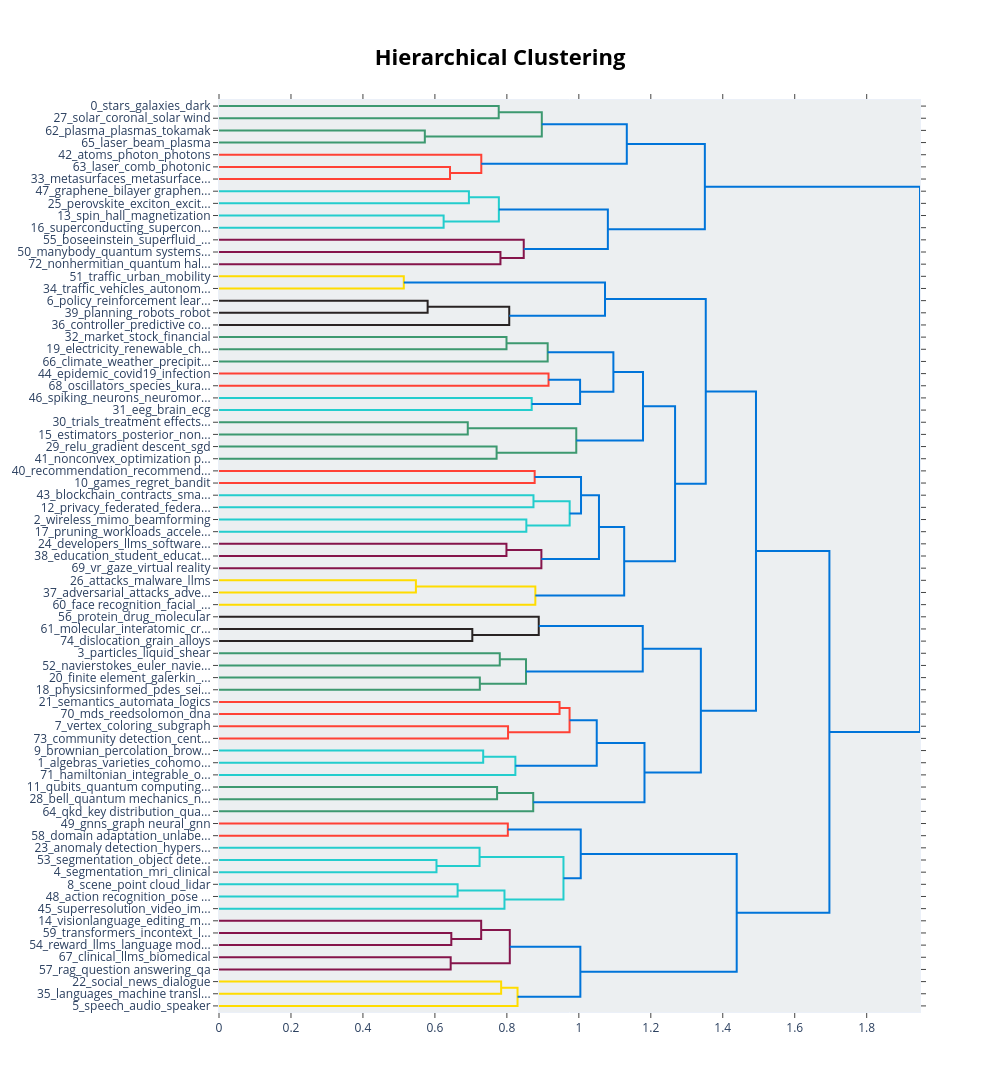

Notebook cell for this chart:
### Code cell
topic_model.visualize_hierarchy()

### Figure 1 — Plotly figure (JSON) as saved in the notebook; plotly's stock layout.template omitted (floating-point values rounded to 4 significant figures)
{"data": [{"hoverinfo": "text", "marker": {"color": "rgb(61,153,112)"}, "mode": "lines", "type": "scatter", "x": [0.0, 0.7774, 0.7774, 0.0], "xaxis": "x", "y": [-5.0, -5.0, -15.0, -15.0], "yaxis": "y"}, {"hoverinfo": "text", "marker": {"color": "rgb(61,153,112)"}, "mode": "lines", "type": "scatter", "x": [0.0, 0.572, 0.572, 0.0], "xaxis": "x", "y": [-25.0, -25.0, -35.0, -35.0], "yaxis": "y"}, {"hoverinfo": "text", "marker": {"color": "rgb(61,153,112)"}, "mode": "lines", "type": "scatter", "x": [0.7774, 0.8971, 0.8971, 0.572], "xaxis": "x", "y": [-10.0, -10.0, -30.0, -30.0], "yaxis": "y"}, {"hoverinfo": "text", "marker": {"color": "rgb(255,65,54)"}, "mode": "lines", "type": "scatter", "x": [0.0, 0.642, 0.642, 0.0], "xaxis": "x", "y": [-55.0, -55.0, -65.0, -65.0], "yaxis": "y"}, {"hoverinfo": "text", "marker": {"color": "rgb(255,65,54)"}, "mode": "lines", "type": "scatter", "x": [0.0, 0.7289, 0.7289, 0.642], "xaxis": "x", "y": [-45.0, -45.0, -60.0, -60.0], "yaxis": "y"}, {"hoverinfo": "text", "marker": {"color": "rgb(0,116,217)"}, "mode": "lines", "type": "scatter", "x": [0.8971, 1.133, 1.133, 0.7289], "xaxis": "x", "y": [-20.0, -20.0, -52.5, -52.5], "yaxis": "y"}, {"hoverinfo": "text", "marker": {"color": "rgb(35,205,205)"}, "mode": "lines", "type": "scatter", "x": [0.0, 0.6945, 0.6945, 0.0], "xaxis": "x", "y": [-75.0, -75.0, -85.0, -85.0], "yaxis": "y"}, {"hoverinfo": "text", "marker": {"color": "rgb(35,205,205)"}, "mode": "lines", "type": "scatter", "x": [0.0, 0.6243, 0.6243, 0.0], "xaxis": "x", "y": [-95.0, -95.0, -105.0, -105.0], "yaxis": "y"}, {"hoverinfo": "text", "marker": {"color": "rgb(35,205,205)"}, "mode": "lines", "type": "scatter", "x": [0.6945, 0.7777, 0.7777, 0.6243], "xaxis": "x", "y": [-80.0, -80.0, -100.0, -100.0], "yaxis": "y"}, {"hoverinfo": "text", "marker": {"color": "rgb(133,20,75)"}, "mode": "lines", "type": "scatter", "x": [0.0, 0.7822, 0.7822, 0.0], "xaxis": "x", "y": [-125.0, -125.0, -135.0, -135.0], "yaxis": "y"}, {"hoverinfo": "text", "marker": {"color": "rgb(133,20,75)"}, "mode": "lines", "type": "scatter", "x": [0.0, 0.8469, 0.8469, 0.7822], "xaxis": "x", "y": [-115.0, -115.0, -130.0, -130.0], "yaxis": "y"}, {"hoverinfo": "text", "marker": {"color": "rgb(0,116,217)"}, "mode": "lines", "type": "scatter", "x": [0.7777, 1.081, 1.081, 0.8469], "xaxis": "x", "y": [-90.0, -90.0, -122.5, -122.5], "yaxis": "y"}, {"hoverinfo": "text", "marker": {"color": "rgb(0,116,217)"}, "mode": "lines", "type": "scatter", "x": [1.133, 1.35, 1.35, 1.081], "xaxis": "x", "y": [-36.25, -36.25, -106.2, -106.2], "yaxis": "y"}, {"hoverinfo": "text", "marker": {"color": "rgb(255,220,0)"}, "mode": "lines", "type": "scatter", "x": [0.0, 0.5135, 0.5135, 0.0], "xaxis": "x", "y": [-145.0, -145.0, -155.0, -155.0], "yaxis": "y"}, {"hoverinfo": "text", "marker": {"color": "rgb(40,35,35)"}, "mode": "lines", "type": "scatter", "x": [0.0, 0.5798, 0.5798, 0.0], "xaxis": "x", "y": [-165.0, -165.0, -175.0, -175.0], "yaxis": "y"}, {"hoverinfo": "text", "marker": {"color": "rgb(40,35,35)"}, "mode": "lines", "type": "scatter", "x": [0.5798, 0.8066, 0.8066, 0.0], "xaxis": "x", "y": [-170.0, -170.0, -185.0, -185.0], "yaxis": "y"}, {"hoverinfo": "text", "marker": {"color": "rgb(0,116,217)"}, "mode": "lines", "type": "scatter", "x": [0.5135, 1.073, 1.073, 0.8066], "xaxis": "x", "y": [-150.0, -150.0, -177.5, -177.5], "yaxis": "y"}, {"hoverinfo": "text", "marker": {"color": "rgb(61,153,112)"}, "mode": "lines", "type": "scatter", "x": [0.0, 0.799, 0.799, 0.0], "xaxis": "x", "y": [-195.0, -195.0, -205.0, -205.0], "yaxis": "y"}, {"hoverinfo": "text", "marker": {"color": "rgb(61,153,112)"}, "mode": "lines", "type": "scatter", "x": [0.799, 0.9134, 0.9134, 0.0], "xaxis": "x", "y": [-200.0, -200.0, -215.0, -215.0], "yaxis": "y"}, {"hoverinfo": "text", "marker": {"color": "rgb(255,65,54)"}, "mode": "lines", "type": "scatter", "x": [0.0, 0.9158, 0.9158, 0.0], "xaxis": "x", "y": [-225.0, -225.0, -235.0, -235.0], "yaxis": "y"}, {"hoverinfo": "text", "marker": {"color": "rgb(35,205,205)"}, "mode": "lines", "type": "scatter", "x": [0.0, 0.869, 0.869, 0.0], "xaxis": "x", "y": [-245.0, -245.0, -255.0, -255.0], "yaxis": "y"}, {"hoverinfo": "text", "marker": {"color": "rgb(0,116,217)"}, "mode": "lines", "type": "scatter", "x": [0.9158, 1.003, 1.003, 0.869], "xaxis": "x", "y": [-230.0, -230.0, -250.0, -250.0], "yaxis": "y"}, {"hoverinfo": "text", "marker": {"color": "rgb(0,116,217)"}, "mode": "lines", "type": "scatter", "x": [0.9134, 1.096, 1.096, 1.003], "xaxis": "x", "y": [-207.5, -207.5, -240.0, -240.0], "yaxis": "y"}, {"hoverinfo": "text", "marker": {"color": "rgb(61,153,112)"}, "mode": "lines", "type": "scatter", "x": [0.0, 0.6913, 0.6913, 0.0], "xaxis": "x", "y": [-265.0, -265.0, -275.0, -275.0], "yaxis": "y"}, {"hoverinfo": "text", "marker": {"color": "rgb(61,153,112)"}, "mode": "lines", "type": "scatter", "x": [0.0, 0.7715, 0.7715, 0.0], "xaxis": "x", "y": [-285.0, -285.0, -295.0, -295.0], "yaxis": "y"}, {"hoverinfo": "text", "marker": {"color": "rgb(61,153,112)"}, "mode": "lines", "type": "scatter", "x": [0.6913, 0.9929, 0.9929, 0.7715], "xaxis": "x", "y": [-270.0, -270.0, -290.0, -290.0], "yaxis": "y"}, {"hoverinfo": "text", "marker": {"color": "rgb(0,116,217)"}, "mode": "lines", "type": "scatter", "x": [1.096, 1.178, 1.178, 0.9929], "xaxis": "x", "y": [-223.8, -223.8, -280.0, -280.0], "yaxis": "y"}, {"hoverinfo": "text", "marker": {"color": "rgb(255,65,54)"}, "mode": "lines", "type": "scatter", "x": [0.0, 0.8773, 0.8773, 0.0], "xaxis": "x", "y": [-305.0, -305.0, -315.0, -315.0], "yaxis": "y"}, {"hoverinfo": "text", "marker": {"color": "rgb(35,205,205)"}, "mode": "lines", "type": "scatter", "x": [0.0, 0.874, 0.874, 0.0], "xaxis": "x", "y": [-325.0, -325.0, -335.0, -335.0], "yaxis": "y"}, {"hoverinfo": "text", "marker": {"color": "rgb(35,205,205)"}, "mode": "lines", "type": "scatter", "x": [0.0, 0.8541, 0.8541, 0.0], "xaxis": "x", "y": [-345.0, -345.0, -355.0, -355.0], "yaxis": "y"}, {"hoverinfo": "text", "marker": {"color": "rgb(35,205,205)"}, "mode": "lines", "type": "scatter", "x": [0.874, 0.9745, 0.9745, 0.8541], "xaxis": "x", "y": [-330.0, -330.0, -350.0, -350.0], "yaxis": "y"}, {"hoverinfo": "text", "marker": {"color": "rgb(0,116,217)"}, "mode": "lines", "type": "scatter", "x": [0.8773, 1.006, 1.006, 0.9745], "xaxis": "x", "y": [-310.0, -310.0, -340.0, -340.0], "yaxis": "y"}, {"hoverinfo": "text", "marker": {"color": "rgb(133,20,75)"}, "mode": "lines", "type": "scatter", "x": [0.0, 0.7989, 0.7989, 0.0], "xaxis": "x", "y": [-365.0, -365.0, -375.0, -375.0], "yaxis": "y"}, {"hoverinfo": "text", "marker": {"color": "rgb(133,20,75)"}, "mode": "lines", "type": "scatter", "x": [0.7989, 0.8959, 0.8959, 0.0], "xaxis": "x", "y": [-370.0, -370.0, -385.0, -385.0], "yaxis": "y"}, {"hoverinfo": "text", "marker": {"color": "rgb(0,116,217)"}, "mode": "lines", "type": "scatter", "x": [1.006, 1.056, 1.056, 0.8959], "xaxis": "x", "y": [-325.0, -325.0, -377.5, -377.5], "yaxis": "y"}, {"hoverinfo": "text", "marker": {"color": "rgb(255,220,0)"}, "mode": "lines", "type": "scatter", "x": [0.0, 0.5472, 0.5472, 0.0], "xaxis": "x", "y": [-395.0, -395.0, -405.0, -405.0], "yaxis": "y"}, {"hoverinfo": "text", "marker": {"color": "rgb(255,220,0)"}, "mode": "lines", "type": "scatter", "x": [0.5472, 0.8791, 0.8791, 0.0], "xaxis": "x", "y": [-400.0, -400.0, -415.0, -415.0], "yaxis": "y"}, {"hoverinfo": "text", "marker": {"color": "rgb(0,116,217)"}, "mode": "lines", "type": "scatter", "x": [1.056, 1.126, 1.126, 0.8791], "xaxis": "x", "y": [-351.2, -351.2, -407.5, -407.5], "yaxis": "y"}, {"hoverinfo": "text", "marker": {"color": "rgb(0,116,217)"}, "mode": "lines", "type": "scatter", "x": [1.178, 1.267, 1.267, 1.126], "xaxis": "x", "y": [-251.9, -251.9, -379.4, -379.4], "yaxis": "y"}, {"hoverinfo": "text", "marker": {"color": "rgb(0,116,217)"}, "mode": "lines", "type": "scatter", "x": [1.073, 1.353, 1.353, 1.267], "xaxis": "x", "y": [-163.8, -163.8, -315.6, -315.6], "yaxis": "y"}, {"hoverinfo": "text", "marker": {"color": "rgb(40,35,35)"}, "mode": "lines", "type": "scatter", "x": [0.0, 0.704, 0.704, 0.0], "xaxis": "x", "y": [-435.0, -435.0, -445.0, -445.0], "yaxis": "y"}, {"hoverinfo": "text", "marker": {"color": "rgb(40,35,35)"}, "mode": "lines", "type": "scatter", "x": [0.0, 0.8886, 0.8886, 0.704], "xaxis": "x", "y": [-425.0, -425.0, -440.0, -440.0], "yaxis": "y"}, {"hoverinfo": "text", "marker": {"color": "rgb(61,153,112)"}, "mode": "lines", "type": "scatter", "x": [0.0, 0.7803, 0.7803, 0.0], "xaxis": "x", "y": [-455.0, -455.0, -465.0, -465.0], "yaxis": "y"}, {"hoverinfo": "text", "marker": {"color": "rgb(61,153,112)"}, "mode": "lines", "type": "scatter", "x": [0.0, 0.7249, 0.7249, 0.0], "xaxis": "x", "y": [-475.0, -475.0, -485.0, -485.0], "yaxis": "y"}, {"hoverinfo": "text", "marker": {"color": "rgb(61,153,112)"}, "mode": "lines", "type": "scatter", "x": [0.7803, 0.8532, 0.8532, 0.7249], "xaxis": "x", "y": [-460.0, -460.0, -480.0, -480.0], "yaxis": "y"}, {"hoverinfo": "text", "marker": {"color": "rgb(0,116,217)"}, "mode": "lines", "type": "scatter", "x": [0.8886, 1.178, 1.178, 0.8532], "xaxis": "x", "y": [-432.5, -432.5, -470.0, -470.0], "yaxis": "y"}, {"hoverinfo": "text", "marker": {"color": "rgb(255,65,54)"}, "mode": "lines", "type": "scatter", "x": [0.0, 0.9464, 0.9464, 0.0], "xaxis": "x", "y": [-495.0, -495.0, -505.0, -505.0], "yaxis": "y"}, {"hoverinfo": "text", "marker": {"color": "rgb(255,65,54)"}, "mode": "lines", "type": "scatter", "x": [0.0, 0.8033, 0.8033, 0.0], "xaxis": "x", "y": [-515.0, -515.0, -525.0, -525.0], "yaxis": "y"}, {"hoverinfo": "text", "marker": {"color": "rgb(255,65,54)"}, "mode": "lines", "type": "scatter", "x": [0.9464, 0.9743, 0.9743, 0.8033], "xaxis": "x", "y": [-500.0, -500.0, -520.0, -520.0], "yaxis": "y"}, {"hoverinfo": "text", "marker": {"color": "rgb(35,205,205)"}, "mode": "lines", "type": "scatter", "x": [0.0, 0.7342, 0.7342, 0.0], "xaxis": "x", "y": [-535.0, -535.0, -545.0, -545.0], "yaxis": "y"}, {"hoverinfo": "text", "marker": {"color": "rgb(35,205,205)"}, "mode": "lines", "type": "scatter", "x": [0.7342, 0.8236, 0.8236, 0.0], "xaxis": "x", "y": [-540.0, -540.0, -555.0, -555.0], "yaxis": "y"}, {"hoverinfo": "text", "marker": {"color": "rgb(0,116,217)"}, "mode": "lines", "type": "scatter", "x": [0.9743, 1.05, 1.05, 0.8236], "xaxis": "x", "y": [-510.0, -510.0, -547.5, -547.5], "yaxis": "y"}, {"hoverinfo": "text", "marker": {"color": "rgb(61,153,112)"}, "mode": "lines", "type": "scatter", "x": [0.0, 0.7728, 0.7728, 0.0], "xaxis": "x", "y": [-565.0, -565.0, -575.0, -575.0], "yaxis": "y"}, {"hoverinfo": "text", "marker": {"color": "rgb(61,153,112)"}, "mode": "lines", "type": "scatter", "x": [0.7728, 0.8732, 0.8732, 0.0], "xaxis": "x", "y": [-570.0, -570.0, -585.0, -585.0], "yaxis": "y"}, {"hoverinfo": "text", "marker": {"color": "rgb(0,116,217)"}, "mode": "lines", "type": "scatter", "x": [1.05, 1.182, 1.182, 0.8732], "xaxis": "x", "y": [-528.8, -528.8, -577.5, -577.5], "yaxis": "y"}, {"hoverinfo": "text", "marker": {"color": "rgb(0,116,217)"}, "mode": "lines", "type": "scatter", "x": [1.178, 1.339, 1.339, 1.182], "xaxis": "x", "y": [-451.2, -451.2, -553.1, -553.1], "yaxis": "y"}, {"hoverinfo": "text", "marker": {"color": "rgb(0,116,217)"}, "mode": "lines", "type": "scatter", "x": [1.353, 1.492, 1.492, 1.339], "xaxis": "x", "y": [-239.7, -239.7, -502.2, -502.2], "yaxis": "y"}, {"hoverinfo": "text", "marker": {"color": "rgb(255,65,54)"}, "mode": "lines", "type": "scatter", "x": [0.0, 0.8027, 0.8027, 0.0], "xaxis": "x", "y": [-595.0, -595.0, -605.0, -605.0], "yaxis": "y"}, {"hoverinfo": "text", "marker": {"color": "rgb(35,205,205)"}, "mode": "lines", "type": "scatter", "x": [0.0, 0.6044, 0.6044, 0.0], "xaxis": "x", "y": [-625.0, -625.0, -635.0, -635.0], "yaxis": "y"}, {"hoverinfo": "text", "marker": {"color": "rgb(35,205,205)"}, "mode": "lines", "type": "scatter", "x": [0.0, 0.7241, 0.7241, 0.6044], "xaxis": "x", "y": [-615.0, -615.0, -630.0, -630.0], "yaxis": "y"}, {"hoverinfo": "text", "marker": {"color": "rgb(35,205,205)"}, "mode": "lines", "type": "scatter", "x": [0.0, 0.6631, 0.6631, 0.0], "xaxis": "x", "y": [-645.0, -645.0, -655.0, -655.0], "yaxis": "y"}, {"hoverinfo": "text", "marker": {"color": "rgb(35,205,205)"}, "mode": "lines", "type": "scatter", "x": [0.6631, 0.7933, 0.7933, 0.0], "xaxis": "x", "y": [-650.0, -650.0, -665.0, -665.0], "yaxis": "y"}, {"hoverinfo": "text", "marker": {"color": "rgb(35,205,205)"}, "mode": "lines", "type": "scatter", "x": [0.7241, 0.9573, 0.9573, 0.7933], "xaxis": "x", "y": [-622.5, -622.5, -657.5, -657.5], "yaxis": "y"}, {"hoverinfo": "text", "marker": {"color": "rgb(0,116,217)"}, "mode": "lines", "type": "scatter", "x": [0.8027, 1.005, 1.005, 0.9573], "xaxis": "x", "y": [-600.0, -600.0, -640.0, -640.0], "yaxis": "y"}, {"hoverinfo": "text", "marker": {"color": "rgb(133,20,75)"}, "mode": "lines", "type": "scatter", "x": [0.0, 0.6456, 0.6456, 0.0], "xaxis": "x", "y": [-685.0, -685.0, -695.0, -695.0], "yaxis": "y"}, {"hoverinfo": "text", "marker": {"color": "rgb(133,20,75)"}, "mode": "lines", "type": "scatter", "x": [0.0, 0.7286, 0.7286, 0.6456], "xaxis": "x", "y": [-675.0, -675.0, -690.0, -690.0], "yaxis": "y"}, {"hoverinfo": "text", "marker": {"color": "rgb(133,20,75)"}, "mode": "lines", "type": "scatter", "x": [0.0, 0.6439, 0.6439, 0.0], "xaxis": "x", "y": [-705.0, -705.0, -715.0, -715.0], "yaxis": "y"}, {"hoverinfo": "text", "marker": {"color": "rgb(133,20,75)"}, "mode": "lines", "type": "scatter", "x": [0.7286, 0.8081, 0.8081, 0.6439], "xaxis": "x", "y": [-682.5, -682.5, -710.0, -710.0], "yaxis": "y"}, {"hoverinfo": "text", "marker": {"color": "rgb(255,220,0)"}, "mode": "lines", "type": "scatter", "x": [0.0, 0.7841, 0.7841, 0.0], "xaxis": "x", "y": [-725.0, -725.0, -735.0, -735.0], "yaxis": "y"}, {"hoverinfo": "text", "marker": {"color": "rgb(255,220,0)"}, "mode": "lines", "type": "scatter", "x": [0.7841, 0.8297, 0.8297, 0.0], "xaxis": "x", "y": [-730.0, -730.0, -745.0, -745.0], "yaxis": "y"}, {"hoverinfo": "text", "marker": {"color": "rgb(0,116,217)"}, "mode": "lines", "type": "scatter", "x": [0.8081, 1.004, 1.004, 0.8297], "xaxis": "x", "y": [-696.2, -696.2, -737.5, -737.5], "yaxis": "y"}, {"hoverinfo": "text", "marker": {"color": "rgb(0,116,217)"}, "mode": "lines", "type": "scatter", "x": [1.005, 1.439, 1.439, 1.004], "xaxis": "x", "y": [-620.0, -620.0, -716.9, -716.9], "yaxis": "y"}, {"hoverinfo": "text", "marker": {"color": "rgb(0,116,217)"}, "mode": "lines", "type": "scatter", "x": [1.492, 1.696, 1.696, 1.439], "xaxis": "x", "y": [-370.9, -370.9, -668.4, -668.4], "yaxis": "y"}, {"hoverinfo": "text", "marker": {"color": "rgb(0,116,217)"}, "mode": "lines", "type": "scatter", "x": [1.35, 1.948, 1.948, 1.696], "xaxis": "x", "y": [-71.25, -71.25, -519.7, -519.7], "yaxis": "y"}], "layout": {"autosize": false, "height": 1325, "hoverlabel": {"bgcolor": "white", "font": {"family": "Rockwell", "size": 16}}, "hovermode": "closest", "plot_bgcolor": "#ECEFF1", "showlegend": false, "title": {"font": {"color": "Black", "size": 22}, "text": "<b>Hierarchical Clustering</b>", "x": 0.5, "xanchor": "center", "yanchor": "top"}, "width": 1000, "xaxis": {"mirror": "allticks", "rangemode": "tozero", "showgrid": false, "showline": true, "showticklabels": true, "ticks": "outside", "type": "linear", "zeroline": false}, "yaxis": {"mirror": "allticks", "range": [-750, 0], "rangemode": "tozero", "showgrid": false, "showline": true, "showticklabels": true, "tickmode": "array", "ticks": "outside", "ticktext": ["0_stars_galaxies_dark", "27_solar_coronal_solar wind", "62_plasma_plasmas_tokamak", "65_laser_beam_plasma", "42_atoms_photon_photons", "63_laser_comb_photonic", "33_metasurfaces_metasurface...", "47_graphene_bilayer graphen...", "25_perovskite_exciton_excit...", "13_spin_hall_magnetization", "16_superconducting_supercon...", "55_boseeinstein_superfluid_...", "50_manybody_quantum systems...", "72_nonhermitian_quantum hal...", "51_traffic_urban_mobility", "34_traffic_vehicles_autonom...", "6_policy_reinforcement lear...", "39_planning_robots_robot", "36_controller_predictive co...", "32_market_stock_financial", "19_electricity_renewable_ch...", "66_climate_weather_precipit...", "44_epidemic_covid19_infection", "68_oscillators_species_kura...", "46_spiking_neurons_neuromor...", "31_eeg_brain_ecg", "30_trials_treatment effects...", "15_estimators_posterior_non...", "29_relu_gradient descent_sgd", "41_nonconvex_optimization p...", "40_recommendation_recommend...", "10_games_regret_bandit", "43_blockchain_contracts_sma...", "12_privacy_federated_federa...", "2_wireless_mimo_beamforming", "17_pruning_workloads_accele...", "24_developers_llms_software...", "38_education_student_educat...", "69_vr_gaze_virtual reality", "26_attacks_malware_llms", "37_adversarial_attacks_adve...", "60_face recognition_facial_...", "56_protein_drug_molecular", "61_molecular_interatomic_cr...", "74_dislocation_grain_alloys", "3_particles_liquid_shear", "52_navierstokes_euler_navie...", "20_finite element_galerkin_...", "18_physicsinformed_pdes_sei...", "21_semantics_automata_logics", "70_mds_reedsolomon_dna", "7_vertex_coloring_subgraph", "73_community detection_cent...", "9_brownian_percolation_brow...", "1_algebras_varieties_cohomo...", "71_hamiltonian_integrable_o...", "11_qubits_quantum computing...", "28_bell_quantum mechanics_n...", "64_qkd_key distribution_qua...", "49_gnns_graph neural_gnn", "58_domain adaptation_unlabe...", "23_anomaly detection_hypers...", "53_segmentation_object dete...", "4_segmentation_mri_clinical", "8_scene_point cloud_lidar", "48_action recognition_pose ...", "45_superresolution_video_im...", "14_visionlanguage_editing_m...", "59_transformers_incontext_l...", "54_reward_llms_language mod...", "67_clinical_llms_biomedical", "57_rag_question answering_qa", "22_social_news_dialogue", "35_languages_machine transl...", "5_speech_audio_speaker"], "tickvals": [-5, -15, -25, -35, -45, -55, -65, -75, -85, -95, -105, -115, -125, -135, -145, -155, -165, -175, -185, -195, -205, -215, -225, -235, -245, -255, -265, -275, -285, -295, -305, -315, -325, -335, -345, -355, -365, -375, -385, -395, -405, -415, -425, -435, -445, -455, -465, -475, -485, -495, -505, -515, -525, -535, -545, -555, -565, -575, -585, -595, -605, -615, -625, -635, -645, -655, -665, -675, -685, -695, -705, -715, -725, -735, -745], "type": "linear", "zeroline": false}}}
